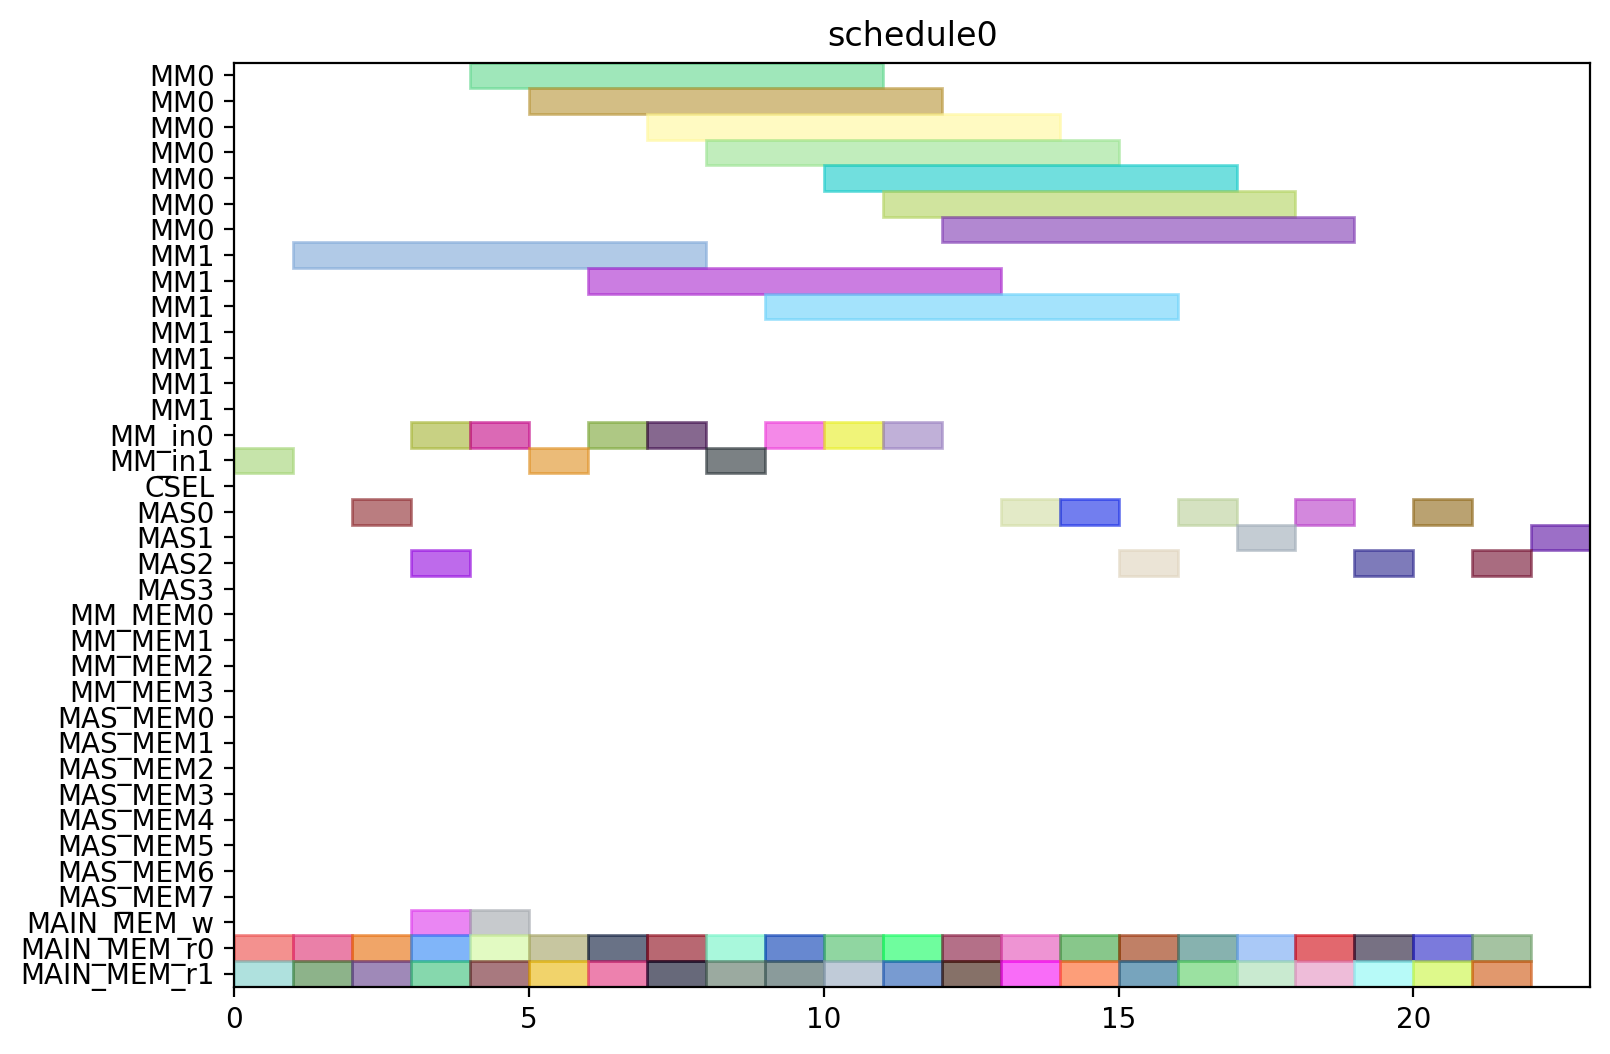

Source code (Python):
from pyschedule import Scenario, solvers, plotters, alt


def solve():
	horizon = 120
	S = Scenario("schedule0", horizon=horizon)

	# resource
	MM = S.Resources('MM', num=2, size=7)
	MM_in = S.Resources('MM_in', num=2)
	CSEL = S.Resource('CSEL')
	MAS = S.Resources('MAS', num=4, size=1, periods=range(1, horizon))
	MM_MEM = S.Resources('MM_MEM', num=4)
	MAS_MEM = S.Resources('MAS_MEM', num=8)
	MAIN_MEM_w = S.Resource('MAIN_MEM_w', size=1)
	MAIN_MEM_r = S.Resources('MAIN_MEM_r', num=2)

	# result of previous scheduling

	# new tasks
	c10_t0 = S.Task('c10_t0', length=7, delay_cost=1)
	c10_t0 += alt(MM)
	c10_t0_in = S.Task('c10_t0_in', length=1, delay_cost=1)
	c10_t0_in += alt(MM_in)
	S += c10_t0_in*MM_in[0]<=c10_t0*MM[0]
	S += c10_t0_in*MM_in[1]<=c10_t0*MM[1]
	c10_t0_mem0 = S.Task('c10_t0_mem0', length=1, delay_cost=1)
	c10_t0_mem0 += MAIN_MEM_r[0]
	S += c10_t0_mem0 <= c10_t0

	c10_t0_mem1 = S.Task('c10_t0_mem1', length=1, delay_cost=1)
	c10_t0_mem1 += MAIN_MEM_r[1]
	S += c10_t0_mem1 <= c10_t0

	c10_t1 = S.Task('c10_t1', length=7, delay_cost=1)
	c10_t1 += alt(MM)
	c10_t1_in = S.Task('c10_t1_in', length=1, delay_cost=1)
	c10_t1_in += alt(MM_in)
	S += c10_t1_in*MM_in[0]<=c10_t1*MM[0]
	S += c10_t1_in*MM_in[1]<=c10_t1*MM[1]
	c10_t1_mem0 = S.Task('c10_t1_mem0', length=1, delay_cost=1)
	c10_t1_mem0 += MAIN_MEM_r[0]
	S += c10_t1_mem0 <= c10_t1

	c10_t1_mem1 = S.Task('c10_t1_mem1', length=1, delay_cost=1)
	c10_t1_mem1 += MAIN_MEM_r[1]
	S += c10_t1_mem1 <= c10_t1

	c10_t2 = S.Task('c10_t2', length=1, delay_cost=1)
	c10_t2 += alt(MAS)
	c10_t2_mem0 = S.Task('c10_t2_mem0', length=1, delay_cost=1)
	c10_t2_mem0 += MAIN_MEM_r[0]
	S += c10_t2_mem0 <= c10_t2

	c10_t2_mem1 = S.Task('c10_t2_mem1', length=1, delay_cost=1)
	c10_t2_mem1 += MAIN_MEM_r[1]
	S += c10_t2_mem1 <= c10_t2

	c10_t3 = S.Task('c10_t3', length=1, delay_cost=1)
	c10_t3 += alt(MAS)
	c10_t3_mem0 = S.Task('c10_t3_mem0', length=1, delay_cost=1)
	c10_t3_mem0 += MAIN_MEM_r[0]
	S += c10_t3_mem0 <= c10_t3

	c10_t3_mem1 = S.Task('c10_t3_mem1', length=1, delay_cost=1)
	c10_t3_mem1 += MAIN_MEM_r[1]
	S += c10_t3_mem1 <= c10_t3

	c20_t0 = S.Task('c20_t0', length=7, delay_cost=1)
	c20_t0 += alt(MM)
	c20_t0_in = S.Task('c20_t0_in', length=1, delay_cost=1)
	c20_t0_in += alt(MM_in)
	S += c20_t0_in*MM_in[0]<=c20_t0*MM[0]
	S += c20_t0_in*MM_in[1]<=c20_t0*MM[1]
	c20_t0_mem0 = S.Task('c20_t0_mem0', length=1, delay_cost=1)
	c20_t0_mem0 += MAIN_MEM_r[0]
	S += c20_t0_mem0 <= c20_t0

	c20_t0_mem1 = S.Task('c20_t0_mem1', length=1, delay_cost=1)
	c20_t0_mem1 += MAIN_MEM_r[1]
	S += c20_t0_mem1 <= c20_t0

	c20_t1 = S.Task('c20_t1', length=7, delay_cost=1)
	c20_t1 += alt(MM)
	c20_t1_in = S.Task('c20_t1_in', length=1, delay_cost=1)
	c20_t1_in += alt(MM_in)
	S += c20_t1_in*MM_in[0]<=c20_t1*MM[0]
	S += c20_t1_in*MM_in[1]<=c20_t1*MM[1]
	c20_t1_mem0 = S.Task('c20_t1_mem0', length=1, delay_cost=1)
	c20_t1_mem0 += MAIN_MEM_r[0]
	S += c20_t1_mem0 <= c20_t1

	c20_t1_mem1 = S.Task('c20_t1_mem1', length=1, delay_cost=1)
	c20_t1_mem1 += MAIN_MEM_r[1]
	S += c20_t1_mem1 <= c20_t1

	c20_t2 = S.Task('c20_t2', length=1, delay_cost=1)
	c20_t2 += alt(MAS)
	c20_t2_mem0 = S.Task('c20_t2_mem0', length=1, delay_cost=1)
	c20_t2_mem0 += MAIN_MEM_r[0]
	S += c20_t2_mem0 <= c20_t2

	c20_t2_mem1 = S.Task('c20_t2_mem1', length=1, delay_cost=1)
	c20_t2_mem1 += MAIN_MEM_r[1]
	S += c20_t2_mem1 <= c20_t2

	c20_t3 = S.Task('c20_t3', length=1, delay_cost=1)
	c20_t3 += alt(MAS)
	c20_t3_mem0 = S.Task('c20_t3_mem0', length=1, delay_cost=1)
	c20_t3_mem0 += MAIN_MEM_r[0]
	S += c20_t3_mem0 <= c20_t3

	c20_t3_mem1 = S.Task('c20_t3_mem1', length=1, delay_cost=1)
	c20_t3_mem1 += MAIN_MEM_r[1]
	S += c20_t3_mem1 <= c20_t3

	c01_t0 = S.Task('c01_t0', length=7, delay_cost=1)
	c01_t0 += alt(MM)
	c01_t0_in = S.Task('c01_t0_in', length=1, delay_cost=1)
	c01_t0_in += alt(MM_in)
	S += c01_t0_in*MM_in[0]<=c01_t0*MM[0]
	S += c01_t0_in*MM_in[1]<=c01_t0*MM[1]
	c01_t0_mem0 = S.Task('c01_t0_mem0', length=1, delay_cost=1)
	c01_t0_mem0 += MAIN_MEM_r[0]
	S += c01_t0_mem0 <= c01_t0

	c01_t0_mem1 = S.Task('c01_t0_mem1', length=1, delay_cost=1)
	c01_t0_mem1 += MAIN_MEM_r[1]
	S += c01_t0_mem1 <= c01_t0

	c01_t1 = S.Task('c01_t1', length=7, delay_cost=1)
	c01_t1 += alt(MM)
	c01_t1_in = S.Task('c01_t1_in', length=1, delay_cost=1)
	c01_t1_in += alt(MM_in)
	S += c01_t1_in*MM_in[0]<=c01_t1*MM[0]
	S += c01_t1_in*MM_in[1]<=c01_t1*MM[1]
	c01_t1_mem0 = S.Task('c01_t1_mem0', length=1, delay_cost=1)
	c01_t1_mem0 += MAIN_MEM_r[0]
	S += c01_t1_mem0 <= c01_t1

	c01_t1_mem1 = S.Task('c01_t1_mem1', length=1, delay_cost=1)
	c01_t1_mem1 += MAIN_MEM_r[1]
	S += c01_t1_mem1 <= c01_t1

	c01_t2 = S.Task('c01_t2', length=1, delay_cost=1)
	c01_t2 += alt(MAS)
	c01_t2_mem0 = S.Task('c01_t2_mem0', length=1, delay_cost=1)
	c01_t2_mem0 += MAIN_MEM_r[0]
	S += c01_t2_mem0 <= c01_t2

	c01_t2_mem1 = S.Task('c01_t2_mem1', length=1, delay_cost=1)
	c01_t2_mem1 += MAIN_MEM_r[1]
	S += c01_t2_mem1 <= c01_t2

	c01_t3 = S.Task('c01_t3', length=1, delay_cost=1)
	c01_t3 += alt(MAS)
	c01_t3_mem0 = S.Task('c01_t3_mem0', length=1, delay_cost=1)
	c01_t3_mem0 += MAIN_MEM_r[0]
	S += c01_t3_mem0 <= c01_t3

	c01_t3_mem1 = S.Task('c01_t3_mem1', length=1, delay_cost=1)
	c01_t3_mem1 += MAIN_MEM_r[1]
	S += c01_t3_mem1 <= c01_t3

	c11_t0 = S.Task('c11_t0', length=7, delay_cost=1)
	c11_t0 += alt(MM)
	c11_t0_in = S.Task('c11_t0_in', length=1, delay_cost=1)
	c11_t0_in += alt(MM_in)
	S += c11_t0_in*MM_in[0]<=c11_t0*MM[0]
	S += c11_t0_in*MM_in[1]<=c11_t0*MM[1]
	c11_t0_mem0 = S.Task('c11_t0_mem0', length=1, delay_cost=1)
	c11_t0_mem0 += MAIN_MEM_r[0]
	S += c11_t0_mem0 <= c11_t0

	c11_t0_mem1 = S.Task('c11_t0_mem1', length=1, delay_cost=1)
	c11_t0_mem1 += MAIN_MEM_r[1]
	S += c11_t0_mem1 <= c11_t0

	c11_t1 = S.Task('c11_t1', length=7, delay_cost=1)
	c11_t1 += alt(MM)
	c11_t1_in = S.Task('c11_t1_in', length=1, delay_cost=1)
	c11_t1_in += alt(MM_in)
	S += c11_t1_in*MM_in[0]<=c11_t1*MM[0]
	S += c11_t1_in*MM_in[1]<=c11_t1*MM[1]
	c11_t1_mem0 = S.Task('c11_t1_mem0', length=1, delay_cost=1)
	c11_t1_mem0 += MAIN_MEM_r[0]
	S += c11_t1_mem0 <= c11_t1

	c11_t1_mem1 = S.Task('c11_t1_mem1', length=1, delay_cost=1)
	c11_t1_mem1 += MAIN_MEM_r[1]
	S += c11_t1_mem1 <= c11_t1

	c11_t2 = S.Task('c11_t2', length=1, delay_cost=1)
	c11_t2 += alt(MAS)
	c11_t2_mem0 = S.Task('c11_t2_mem0', length=1, delay_cost=1)
	c11_t2_mem0 += MAIN_MEM_r[0]
	S += c11_t2_mem0 <= c11_t2

	c11_t2_mem1 = S.Task('c11_t2_mem1', length=1, delay_cost=1)
	c11_t2_mem1 += MAIN_MEM_r[1]
	S += c11_t2_mem1 <= c11_t2

	c11_t3 = S.Task('c11_t3', length=1, delay_cost=1)
	c11_t3 += alt(MAS)
	c11_t3_mem0 = S.Task('c11_t3_mem0', length=1, delay_cost=1)
	c11_t3_mem0 += MAIN_MEM_r[0]
	S += c11_t3_mem0 <= c11_t3

	c11_t3_mem1 = S.Task('c11_t3_mem1', length=1, delay_cost=1)
	c11_t3_mem1 += MAIN_MEM_r[1]
	S += c11_t3_mem1 <= c11_t3

	c21_t0 = S.Task('c21_t0', length=7, delay_cost=1)
	c21_t0 += alt(MM)
	c21_t0_in = S.Task('c21_t0_in', length=1, delay_cost=1)
	c21_t0_in += alt(MM_in)
	S += c21_t0_in*MM_in[0]<=c21_t0*MM[0]
	S += c21_t0_in*MM_in[1]<=c21_t0*MM[1]
	c21_t0_mem0 = S.Task('c21_t0_mem0', length=1, delay_cost=1)
	c21_t0_mem0 += MAIN_MEM_r[0]
	S += c21_t0_mem0 <= c21_t0

	c21_t0_mem1 = S.Task('c21_t0_mem1', length=1, delay_cost=1)
	c21_t0_mem1 += MAIN_MEM_r[1]
	S += c21_t0_mem1 <= c21_t0

	c21_t1 = S.Task('c21_t1', length=7, delay_cost=1)
	c21_t1 += alt(MM)
	c21_t1_in = S.Task('c21_t1_in', length=1, delay_cost=1)
	c21_t1_in += alt(MM_in)
	S += c21_t1_in*MM_in[0]<=c21_t1*MM[0]
	S += c21_t1_in*MM_in[1]<=c21_t1*MM[1]
	c21_t1_mem0 = S.Task('c21_t1_mem0', length=1, delay_cost=1)
	c21_t1_mem0 += MAIN_MEM_r[0]
	S += c21_t1_mem0 <= c21_t1

	c21_t1_mem1 = S.Task('c21_t1_mem1', length=1, delay_cost=1)
	c21_t1_mem1 += MAIN_MEM_r[1]
	S += c21_t1_mem1 <= c21_t1

	c21_t2 = S.Task('c21_t2', length=1, delay_cost=1)
	c21_t2 += alt(MAS)
	c21_t2_mem0 = S.Task('c21_t2_mem0', length=1, delay_cost=1)
	c21_t2_mem0 += MAIN_MEM_r[0]
	S += c21_t2_mem0 <= c21_t2

	c21_t2_mem1 = S.Task('c21_t2_mem1', length=1, delay_cost=1)
	c21_t2_mem1 += MAIN_MEM_r[1]
	S += c21_t2_mem1 <= c21_t2

	c21_t3 = S.Task('c21_t3', length=1, delay_cost=1)
	c21_t3 += alt(MAS)
	c21_t3_mem0 = S.Task('c21_t3_mem0', length=1, delay_cost=1)
	c21_t3_mem0 += MAIN_MEM_r[0]
	S += c21_t3_mem0 <= c21_t3

	c21_t3_mem1 = S.Task('c21_t3_mem1', length=1, delay_cost=1)
	c21_t3_mem1 += MAIN_MEM_r[1]
	S += c21_t3_mem1 <= c21_t3

	c000 = S.Task('c000', length=1, delay_cost=1)
	c000 += alt(MAS)
	S += 0<c000

	c000_w = S.Task('c000_w', length=1, delay_cost=1)
	c000_w += alt(MAIN_MEM_w)
	S += c000 <= c000_w

	c000_mem0 = S.Task('c000_mem0', length=1, delay_cost=1)
	c000_mem0 += MAIN_MEM_r[0]
	S += c000_mem0 <= c000

	c000_mem1 = S.Task('c000_mem1', length=1, delay_cost=1)
	c000_mem1 += MAIN_MEM_r[1]
	S += c000_mem1 <= c000

	c001 = S.Task('c001', length=1, delay_cost=1)
	c001 += alt(MAS)
	S += 0<c001

	c001_w = S.Task('c001_w', length=1, delay_cost=1)
	c001_w += alt(MAIN_MEM_w)
	S += c001 <= c001_w

	c001_mem0 = S.Task('c001_mem0', length=1, delay_cost=1)
	c001_mem0 += MAIN_MEM_r[0]
	S += c001_mem0 <= c001

	c001_mem1 = S.Task('c001_mem1', length=1, delay_cost=1)
	c001_mem1 += MAIN_MEM_r[1]
	S += c001_mem1 <= c001

	solvers.mip.solve(S,msg=1,kind='CPLEX',ratio_gap=1.01)

	solution = [['hoge']*len(S.solution()[1]) for i in range(len(S.solution()))]
	for i in range(len(S.solution())):
		for j in range(len(S.solution()[i])):
			solution[i][j]=str(S.solution()[i][j])
	print(solution)

	cycles = int(solution[-1][3])

	pic_file_name = "/home/mfukuda/ABE/multiRAM_multiMAS_16mux/scheduling_result/stage7MM2_stage1MAS4/FROB/schedule0.png"
	if(S.solution() != []):
		plotters.matplotlib.plot(S,img_filename=pic_file_name, show_task_labels=False, fig_size=(cycles*0.25+3, 6))

	return solution
